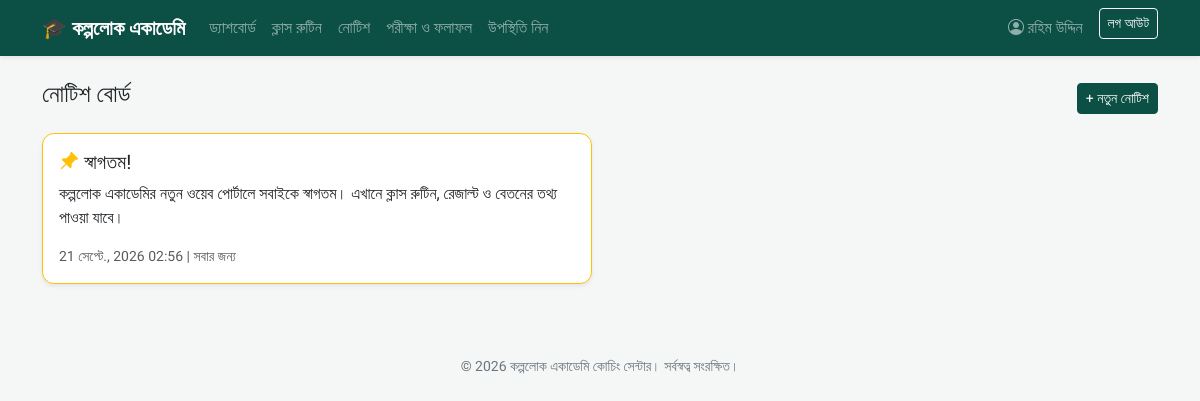
The page /notices/ (signed in) on the database its author committed.
### accounts/models.py (models this page shows, shortened)
class User(AbstractUser):
    class Role(models.TextChoices):
        ADMIN = "ADMIN", "Admin"
        TEACHER = "TEACHER", "Teacher"
        STUDENT = "STUDENT", "Student"
    role = models.CharField(max_length=10, choices=Role.choices, default=Role.STUDENT)
    phone = models.CharField(max_length=20, blank=True)
    photo = models.ImageField(upload_to="profiles/", blank=True, null=True)
    address = models.CharField(max_length=255, blank=True)
    def is_admin_role(self):
        return self.role == self.Role.ADMIN or self.is_superuser
    def is_teacher_role(self):
        return self.role == self.Role.TEACHER
    def is_student_role(self):
        return self.role == self.Role.STUDENT

### academy/models.py (models this page shows, shortened)
class Notice(models.Model):
    title = models.CharField(max_length=200)
    content = models.TextField()
    posted_by = models.ForeignKey(
        settings.AUTH_USER_MODEL, on_delete=models.SET_NULL, null=True, blank=True, related_name="notices_posted"
    )
    created_at = models.DateTimeField(auto_now_add=True)
    for_class = models.ForeignKey(
        SchoolClass, on_delete=models.SET_NULL, null=True, blank=True, related_name="notices",
        help_text="নির্দিষ্ট শ্রেণির জন্য না হলে খালি রাখুন (সবার জন্য প্রযোজ্য হবে)"
    )
    pinned = models.BooleanField(default=False)
    class Meta:
        ordering = ["-pinned", "-created_at"]

### academy/views.py (the view)
# urls.py: path('notices/', views.notice_list, name='notice_list'),
@login_required
def notice_list(request):
    user = request.user
    notices = Notice.objects.all()
    if user.is_student_role():
        profile = getattr(user, "student_profile", None)
        school_class = profile.school_class if profile else None
        notices = notices.filter(Q(for_class__isnull=True) | Q(for_class=school_class))
    return render(request, "academy/notice_list.html", {"notices": notices})

### templates/academy/notice_list.html (shortened to what this page needs)
{% extends "base.html" %}
{% block content %}
<div class="d-flex justify-content-between align-items-center mb-3">
    <h4>নোটিশ বোর্ড</h4>
    {% if user.is_teacher_role or user.is_admin_role %}
        <a href="{% url 'notice_add' %}" class="btn btn-brand btn-sm">+ নতুন নোটিশ</a>
    {% endif %}
</div>
<div class="row g-3">
    {% for n in notices %}
        <div class="col-md-6">
            <div class="card shadow-sm h-100 {% if n.pinned %}border-warning{% endif %}">
                <div class="card-body">
                    <div class="d-flex justify-content-between">
                        <h5 class="card-title">
                            {% if n.pinned %}<i class="bi bi-pin-angle-fill text-warning"></i>{% endif %}
                            {{ n.title }}
                        </h5>
                    </div>
                    <p class="card-text">{{ n.content|linebreaksbr }}</p>
                    <div class="small text-muted">
                        {{ n.created_at|date:"d M, Y H:i" }}
                        {% if n.for_class %} | {{ n.for_class }}{% else %} | সবার জন্য{% endif %}
                    </div>
                </div>
            </div>
        </div>
    {% empty %}
        <p class="text-muted">কোনো নোটিশ নেই।</p>
    {% endfor %}
</div>
{% endblock %}

### templates/base.html (shortened to what this page needs)
{% load static %}
<!DOCTYPE html>
<html lang="bn">
<head>
    <link href="https://cdn.jsdelivr.net/npm/bootstrap@5.3.3/dist/css/bootstrap.min.css" rel="stylesheet">
    <link href="https://cdn.jsdelivr.net/npm/bootstrap-icons@1.11.3/font/bootstrap-icons.css" rel="stylesheet">
</head>
<body>
<nav class="navbar navbar-expand-lg navbar-dark brand-green mb-4 shadow-sm">
    <div class="container">
        <a class="navbar-brand" href="{% url 'home' %}">🎓 কল্পলোক একাডেমি</a>
        <div class="collapse navbar-collapse" id="navMenu">
            <ul class="navbar-nav me-auto mb-2 mb-lg-0">
                {% if user.is_authenticated %}
                    <li class="nav-item"><a class="nav-link" href="{% url 'dashboard' %}">ড্যাশবোর্ড</a></li>
                    <li class="nav-item"><a class="nav-link" href="{% url 'routine_list' %}">ক্লাস রুটিন</a></li>
                    <li class="nav-item"><a class="nav-link" href="{% url 'notice_list' %}">নোটিশ</a></li>
                    {% if user.is_teacher_role %}
                        <li class="nav-item"><a class="nav-link" href="{% url 'exam_list' %}">পরীক্ষা ও ফলাফল</a></li>
                        <li class="nav-item"><a class="nav-link" href="{% url 'attendance_mark' %}">উপস্থিতি নিন</a></li>
                    {% endif %}
                {% endif %}
            </ul>
            <ul class="navbar-nav">
                {% if user.is_authenticated %}
                    <li class="nav-item"><a class="nav-link" href="{% url 'profile' %}"><i class="bi bi-person-circle"></i> {{ user.get_full_name|default:user.username }}</a></li>
                    <li class="nav-item">
                        <form method="post" action="{% url 'logout' %}" class="d-inline">
                            <button class="btn btn-outline-light btn-sm ms-2" type="submit">লগ আউট</button>
                        </form>
                    </li>
                {% else %}
                    <li class="nav-item"><a class="nav-link" href="{% url 'login' %}">লগইন</a></li>
                {% endif %}
            </ul>
        </div>
    </div>
</nav>
<div class="container mb-5">
    {% block content %}{% endblock %}
</div>
<footer class="text-center py-4 small">
    &copy; {% now "Y" %} কল্পলোক একাডেমি কোচিং সেন্টার। সর্বস্বত্ব সংরক্ষিত।
</footer>
</body>
</html>

### templates/base.html (style rules this page uses)
body { font-family: 'Hind Siliguri', sans-serif; background-color: #f4f7f6; }
.navbar-brand { font-weight: 700; }
.brand-green { background-color: #0b4f45 !important; }
.btn-brand { background-color: #0b4f45; border-color: #0b4f45; color: #fff; }
.card { border-radius: 0.75rem; }
footer { color: #6c757d; }

### rows shown on the page
User: get_full_name "রহিম উদ্দিন"
Notice: pinned True (drawn), title "স্বাগতম!", content "কল্পলোক একাডেমির নতুন ওয়েব পোর্টালে সবাইকে স্বাগতম। এখানে ক্লাস রুটিন, রেজাল্ট ও বেতনের তথ্য পাওয়া যাবে।", created_at "21 সেপ্টে., 2026 02:56", shows "| সবার জন্য"
